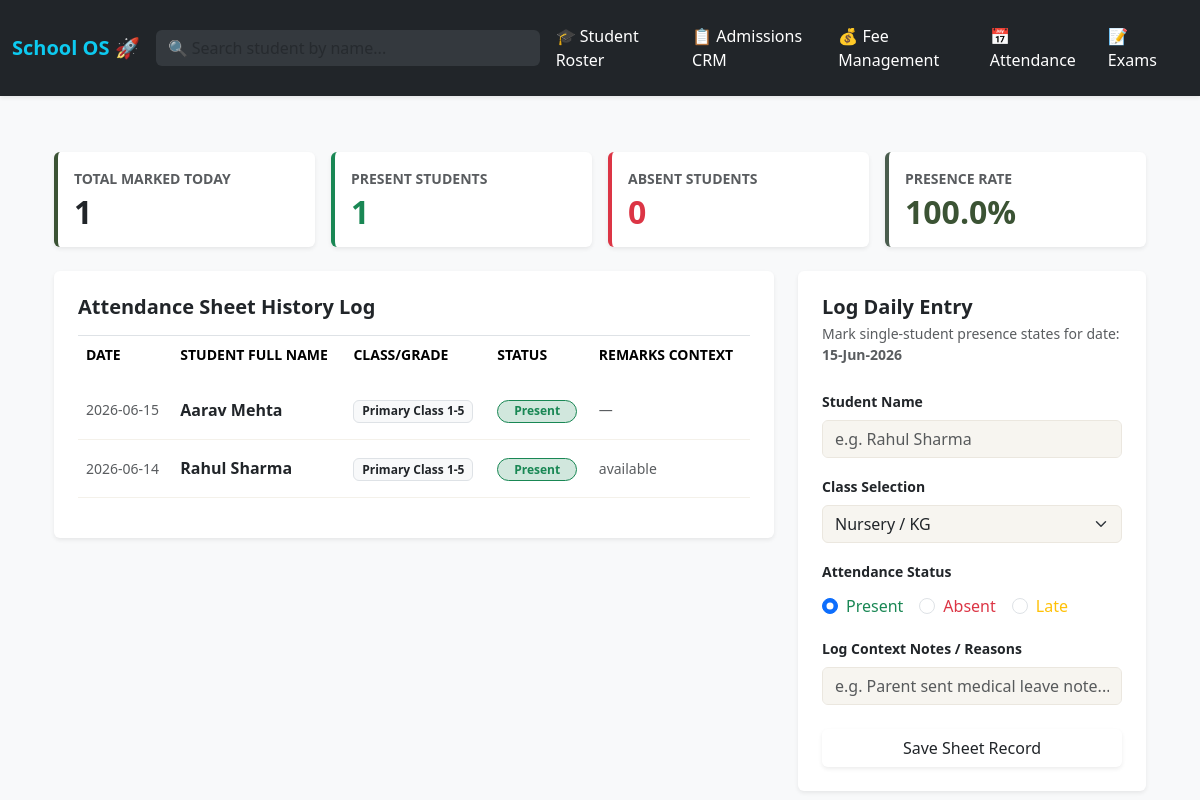
The page /attendance/ on the database its author committed.
### app/models.py (models this page shows, shortened)
class AttendanceLog(db.Model):
    __tablename__ = 'attendance_logs'
    id = db.Column(db.Integer, primary_key=True)
    student_name = db.Column(db.String(100), nullable=False)
    target_class = db.Column(db.String(50), nullable=False)
    date = db.Column(db.Date, default=datetime.utcnow().date)
    status = db.Column(db.String(20), default='Present')
    remarks = db.Column(db.String(255), nullable=True)

### app/modules/attendance.py (the view)
@attendance_bp.route('/')
def dashboard():
    today = datetime.utcnow().date()
    today_records = AttendanceLog.query.filter_by(date=today).all()
    total_marked = len(today_records)
    presents = sum(1 for r in today_records if r.status == 'Present')
    absents = sum(1 for r in today_records if r.status == 'Absent')
    attendance_rate = (presents / total_marked * 100) if total_marked > 0 else 0
    all_logs = AttendanceLog.query.order_by(AttendanceLog.date.desc()).all()
    return render_template(
        'attendance/dashboard.html',
        logs=all_logs,
        total=total_marked,
        presents=presents,
        absents=absents,
        rate=round(attendance_rate, 1),
        today=today
    )

### app/templates/attendance/dashboard.html (shortened to what this page needs)
{% extends "base.html" %}
{% block content %}
<div class="container-fluid py-2">
    <div class="row g-3 mb-4">
        <div class="col-md-3">
            <div class="card p-3 border-0 shadow-sm" style="border-left: 4px solid #3B5334 !important;">
                <span class="text-muted small fw-bold text-uppercase">Total Marked Today</span>
                <h2 class="fw-bold mt-1 mb-0 text-dark">{{ total }}</h2>
            </div>
        </div>
        <div class="col-md-3">
            <div class="card p-3 border-0 shadow-sm" style="border-left: 4px solid #198754 !important;">
                <span class="text-muted small fw-bold text-uppercase">Present Students</span>
                <h2 class="fw-bold mt-1 mb-0 text-success">{{ presents }}</h2>
            </div>
        </div>
        <div class="col-md-3">
            <div class="card p-3 border-0 shadow-sm" style="border-left: 4px solid #dc3545 !important;">
                <span class="text-muted small fw-bold text-uppercase">Absent Students</span>
                <h2 class="fw-bold mt-1 mb-0 text-danger">{{ absents }}</h2>
            </div>
        </div>
        <div class="col-md-3">
            <div class="card p-3 border-0 shadow-sm" style="border-left: 4px solid #4A5D4E !important;">
                <span class="text-muted small fw-bold text-uppercase">Presence Rate</span>
                <h2 class="fw-bold mt-1 mb-0" style="color: #3B5334;">{{ rate }}%</h2>
            </div>
        </div>
    </div>
    <div class="row g-4">
        <div class="col-lg-8">
            <div class="card p-4 border-0 shadow-sm">
                <h5 class="fw-bold mb-3 text-dark">Attendance Sheet History Log</h5>
                <div class="table-responsive">
                    <table class="table table-borderless align-middle border-top pt-2">
                        <thead>
                            <tr class="text-muted small text-uppercase">
                                <th class="pb-3">Date</th>
                                <th class="pb-3">Student Full Name</th>
                                <th class="pb-3">Class/Grade</th>
                                <th class="pb-3">Status</th>
                                <th class="pb-3">Remarks Context</th>
                            </tr>
                        </thead>
                        <tbody>
                            {% for log in logs %}
                            <tr class="border-bottom" style="border-color: #F4F1EA !important;">
                                <td class="py-3 small text-muted">{{ log.date.strftime('%Y-%m-%d') }}</td>
                                <td class="py-3 fw-semibold text-dark">{{ log.student_name }}</td>
                                <td class="py-3"><span class="badge bg-light border text-dark">{{ log.target_class }}</span></td>
                                <td class="py-3">
                                    {% if log.status == 'Present' %}
                                        <span class="badge bg-success-subtle border border-success text-success px-3 py-1.5 rounded-pill">Present</span>
                                    {% elif log.status == 'Absent' %}
                                        <span class="badge bg-danger-subtle border border-danger text-danger px-3 py-1.5 rounded-pill">Absent</span>
                                    {% else %}
                                        <span class="badge bg-warning-subtle border border-warning text-warning px-3 py-1.5 rounded-pill">Late Roll</span>
                                    {% endif %}
                                </td>
                                <td class="py-3 text-muted small">{{ log.remarks if log.remarks else '—' }}</td>
                            </tr>
                            {% else %}
                            <tr>
                                <td colspan="5" class="text-center text-muted py-5">No active roll-call attendance logs registered inside SQLite databases yet.</td>
                            </tr>
                            {% endfor %}
                        </tbody>
                    </table>
                </div>
            </div>
        </div>
        <div class="col-lg-4">
            <div class="card p-4 border-0 shadow-sm">
                <h5 class="fw-bold mb-1 text-dark">Log Daily Entry</h5>
                <p class="text-muted small mb-4">Mark single-student presence states for date: <strong>{{ today.strftime('%d-%b-%Y') }}</strong></p>
                <form action="{{ url_for('attendance.mark_attendance') }}" method="POST">
                    <div class="mb-3">
                        <label class="form-label small fw-semibold">Student Name</label>
                        <input type="text" name="student_name" class="form-control" style="background-color: #F7F5F0; border: 1px solid #EBE7DF;" placeholder="e.g. Rahul Sharma" required>
                    </div>
                    <div class="mb-3">
                        <label class="form-label small fw-semibold">Class Selection</label>
                        <select name="target_class" class="form-select" style="background-color: #F7F5F0; border: 1px solid #EBE7DF;" required>
                            <option value="Nursery / KG">Nursery / KG</option>
                        </select>
                    </div>
                    <div class="mb-3">
                        <label class="form-label small fw-semibold">Attendance Status</label>
                        <div class="d-flex gap-3 mt-1">
                            <div class="form-check">
                                <input class="form-check-input" type="radio" name="status" id="p" value="Present" checked>
                                <label class="form-check-label text-success font-semibold" for="p">Present</label>
                            </div>
                            <div class="form-check">
                                <input class="form-check-input" type="radio" name="status" id="a" value="Absent">
                                <label class="form-check-label text-danger font-semibold" for="a">Absent</label>
                            </div>
                            <div class="form-check">
                                <input class="form-check-input" type="radio" name="status" id="l" value="Late">
                                <label class="form-check-label text-warning font-semibold" for="l">Late</label>
                            </div>
                        </div>
                    </div>
                    <div class="mb-4">
                        <label class="form-label small fw-semibold">Log Context Notes / Reasons</label>
                        <input type="text" name="remarks" class="form-control" style="background-color: #F7F5F0; border: 1px solid #EBE7DF;" placeholder="e.g. Parent sent medical leave note...">
                    </div>
                    <button type="submit" class="btn btn-olive w-100 py-2.5 shadow-sm">Save Sheet Record</button>
                </form>
            </div>
        </div>
    </div>
</div>
{% endblock %}

### rows shown on the page
AttendanceLog: date "2026-06-15", student_name "Aarav Mehta", target_class "Primary Class 1-5", status "Present", remarks "—"
AttendanceLog: date "2026-06-14", student_name "Rahul Sharma", target_class "Primary Class 1-5", status "Present", remarks "available"

### other values the page prints
{{ total }} "1"
{{ presents }} "1"
{{ absents }} "0"
{{ rate }} "100.0"
